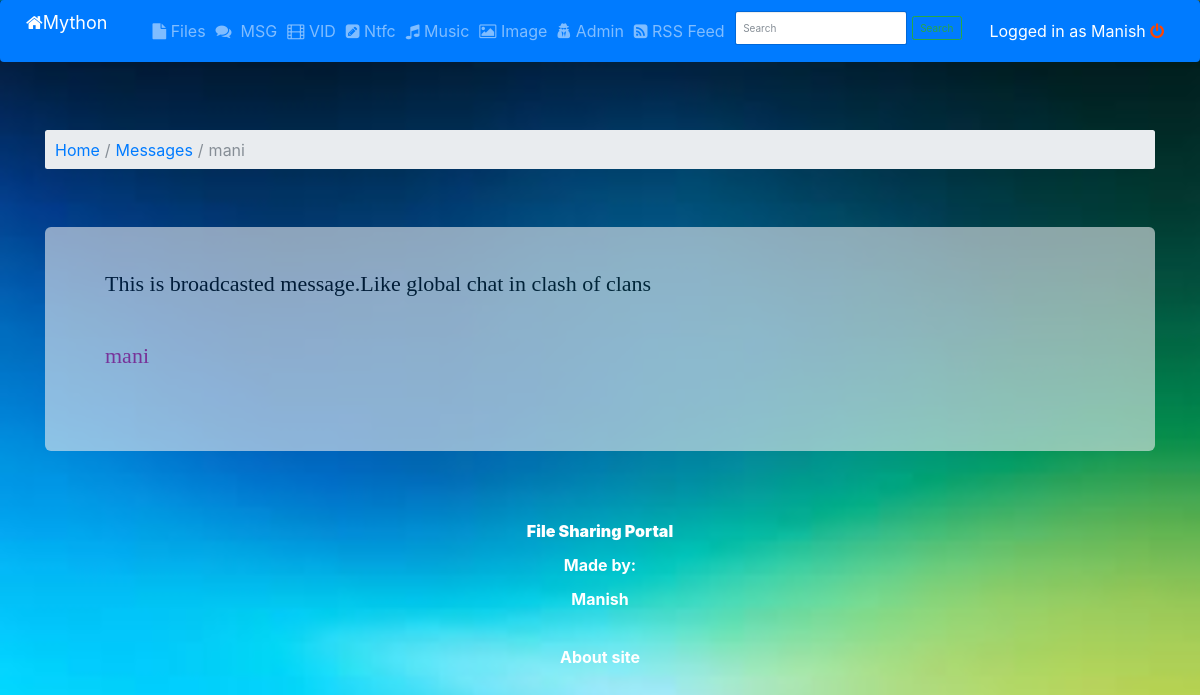
Page /webapp/message/4/ (signed in) on the committed database.
### webapp/models.py (models this page shows, shortened)
class Message(models.Model):
    message = models.CharField(max_length=1000)
    sender = models.CharField(max_length=300, blank=True)

### webapp/views.py (the view)
# urls.py: url(r'^message/(?P<mid>\d+)/$', views.message, name="message"),
def message(request, mid):
    if request.user.is_authenticated():
        msg = get_object_or_404(models.Message, pk=mid)
        context = {'msg': msg}
        return render(request, 'webapp/message.html', context)
    else:
        return render(request, 'webapp/home.html', context=None)

### webapp/templates/webapp/message.html
{%  extends "webapp/includes/base.html" %}
{% block content %}
    <body style="font-size: medium;background-image:url('../../../media/assets/wall11.jpg') ;background-attachment: fixed ;background-size:100%;height: 100%">
    {% include 'webapp/includes/navbar.html' %}
<br/><div class="container">
 <br/><nav class="breadcrumb">
  <a class="breadcrumb-item" href="{% url 'webapp:index' %}">Home</a>
  <a class="breadcrumb-item" href="{% url 'webapp:messages_all' %}">Messages</a>
  <span class="breadcrumb-item active">{{ msg.sender }}</span>
</nav>
</div>
<div class="container">
    <br/>
    <br/>
    <div class="jumbotron"style="opacity: 0.6">
<p  style="font-family:'Baskerville Old Face' ;font-size: 22px;color: #000000">{{ msg.message }}</p><br/>
<p  style="font-family:'Algerian'  ;font-size: 22px;color:mediumvioletred">{{ msg.sender }}</p><br/>
</div>
    </div>
    {% include 'webapp/includes/footer.html' %}
    </body>
{%  endblock %}

### webapp/templates/webapp/includes/navbar.html (shortened to what this page needs)
{% block navbar %}
{%  load staticfiles %}
    {% block head %}
        <link rel="stylesheet" href="https://maxcdn.bootstrapcdn.com/bootstrap/3.3.7/css/bootstrap.min.css">
        <link rel="stylesheet" href="https://cdnjs.cloudflare.com/ajax/libs/font-awesome/4.7.0/css/font-awesome.min.css">
<link rel='stylesheet' href="{%  static 'css/bootstrap.min.css' %}" type='text/css'/>
{% endblock %}
        <nav class="navbar navbar-expand-lg navbar-dark bg-primary">
  <a class="navbar-brand" href="{%  url 'webapp:index' %}" style="font-size: large"><i class="fa fa-home"></i>Mython</a>
  <div class="collapse navbar-collapse" id="navbarSupportedContent">
    <ul class="navbar-nav mr-auto">
      <li class="nav-item">
        <a class="nav-link" href="{% url 'webapp:file_all' %}"><i class="fa fa-file"></i>  Files</a>
      </li>
        <li><a class="nav-link" href="{% url 'webapp:messages_all' %}" ><i class="fa fa-comments"></i>&nbsp; MSG</a>
        </li>
        <li><a class="nav-link" href="{% url 'webapp:vid_all' %}" ><i class="fa fa-film"></i> VID</a>
        </li>
      <li class="nav-item">
        <a class="nav-link" href="{% url 'webapp:notification_all' %}"><i class="fa fa-pencil-square"></i> Ntfc</a>
      </li>
      <li class="nav-item">
        <a class="nav-link" href="{% url 'webapp:album_all' %}"><i class="fa fa-music"></i> Music</a>
      </li>
        <li class="nav-item">
        <a class="nav-link" href="{% url 'webapp:img_all' %}"><i class="fa fa-picture-o"></i> Image</a>
      </li>
        <li class="nav-item">
        <a class="nav-link" href="http://127.0.0.1:8000/admin/"><i class="fa fa-user-secret"></i> Admin</a>
      </li>
      <li class="nav-item">
        <a class="nav-link " href="{% url 'webapp:rss' %}"><i class="fa fa-rss-square">  </i>  RSS Feed</a>
      </li>
    <li class="nav-link">
    <form class="form-inline my-2 my-lg-0" method="get" action="{% url 'webapp:search' %}">
      <input class="form-control mr-sm-2" type="text" placeholder="Search" aria-label="Search" name="q">
      <button class="btn btn-outline-success my-2 my-sm-0" type="submit">Search</button>
    </form>
    </li>
    </ul>
        <a class="nav-link " href="{% url 'webapp:user_logout' %}" style="color: inherit">Logged in as {{ request.user.first_name }} <i class="fa fa-power-off" style="color: orangered" href="{% url 'webapp:user_logout' %}">  </i> </a>
  </div>
</nav>
{% endblock %}

### rows in the picture
Message: sender "mani", message "This is broadcasted message.Like global chat in clash of clans"

### other values in the picture
{{ request.user.first_name }} "Manish"
